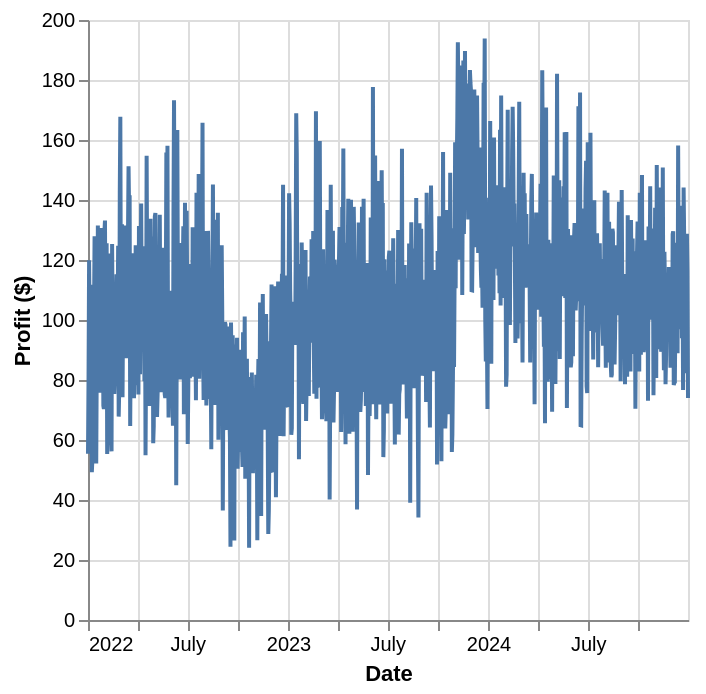

The code cell stored with this chart in its notebook:
### Code cell
total_data = pd.merge(sales,items,on = "item_name")
quant_data = total_data[["date", "price", "production_cost"]]
quant_data["date"] = pd.to_datetime(quant_data["date"])

profit_day = quant_data.groupby("date").sum().reset_index()
profit_day = profit_day.assign(profit = profit_day["price"] - profit_day["production_cost"])
profit_time = alt.Chart(profit_day).mark_line().encode(
    x = alt.X("date:T").title("Date"),
    y = alt.Y("profit").title("Profit ($)")
)
profit_time

### Figure 1 — Vega-Lite specification as saved in the notebook (floating-point values rounded to 4 significant figures; data arrays with more than 128 entries replaced by an {"elided": "..."} marker saying what was removed)
{"config": {"view": {"continuousWidth": 300, "continuousHeight": 300}}, "data": {"name": "data-4cb5dc1809730f0188bbaa7d4625ecdd"}, "mark": {"type": "line"}, "encoding": {"x": {"field": "date", "title": "Date", "type": "temporal"}, "y": {"field": "profit", "title": "Profit ($)", "type": "quantitative"}}, "$schema": "https://vega.github.io/schema/vega-lite/v6.1.0.json", "datasets": {"data-4cb5dc1809730f0188bbaa7d4625ecdd": {"elided": "1096 records"}}}
